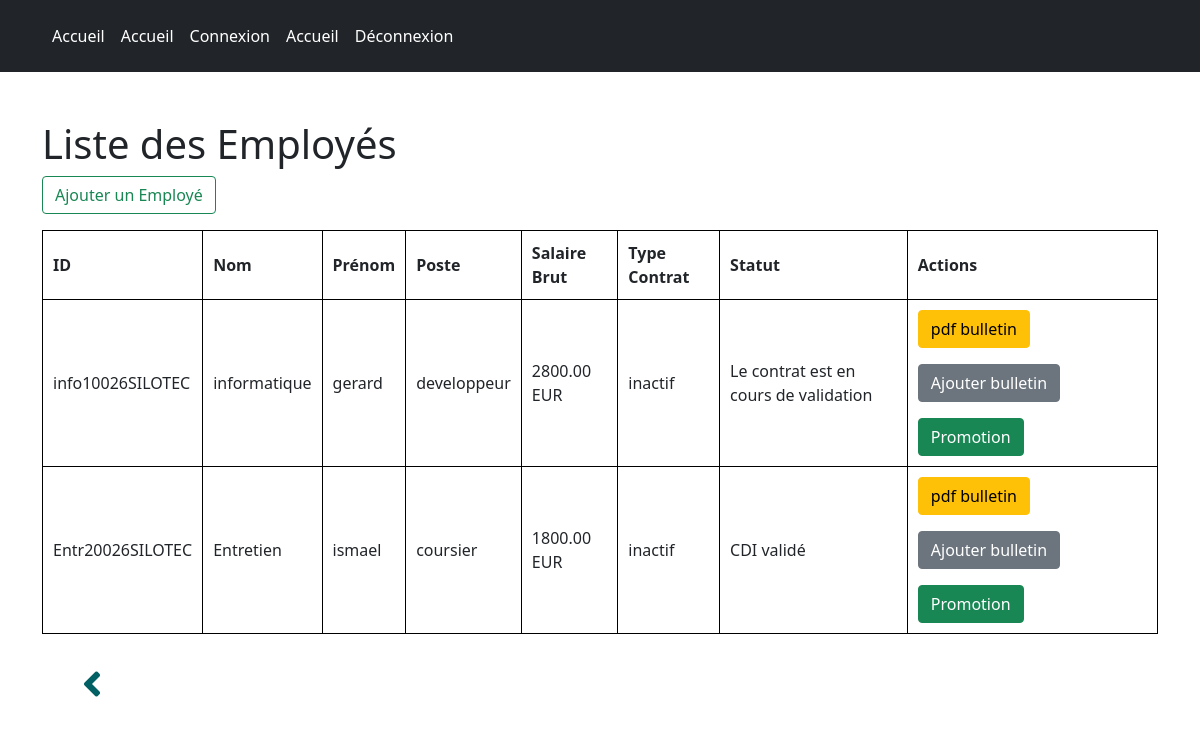
Screenshot of /views/employe/afficher_employes.php (signed in) with the database file from the repository.
### tables this page shows
CREATE TABLE `employes` (
  `id` int NOT NULL,
  `nom` varchar(100) NOT NULL,
  `prenom` varchar(100) NOT NULL,
  `date_naissance` date DEFAULT NULL,
  `poste` varchar(100) DEFAULT NULL,
  `salaire_brut` decimal(10,2) NOT NULL,
  `departement_id` int DEFAULT NULL,
  `date_embauche` date DEFAULT NULL,
  `email` varchar(150) DEFAULT NULL,
  `telephone` varchar(15) DEFAULT NULL,
  `adresse` text,
  `statut` enum('actif','inactif') DEFAULT 'actif',
  `date_creation` timestamp NULL DEFAULT CURRENT_TIMESTAMP,
  `contrat` varchar(100) DEFAULT NULL
);

CREATE TABLE `departements` (
  `id` int NOT NULL,
  `nom` varchar(100) NOT NULL,
  `responsable` varchar(100) DEFAULT NULL,
  `icon` varchar(255) NOT NULL,
  `date_creation` timestamp NULL DEFAULT CURRENT_TIMESTAMP
);

### config/employes.php (called while the page is built, shortened)
<?php
require 'db.php';
function getEmployes() {
    global $pdo;
    $stmt = $pdo->query("SELECT *,departements.id,departements.nom as departement FROM employes INNER JOIN departements ON departements.id=`departement_id` ");
    return $stmt->fetchAll(PDO::FETCH_ASSOC);
}
?>

### views/employe/afficher_employes.php (the view, shortened to what this page needs)
<?php
require '../../config/db.php';
require '../../config/employes.php';
require_once ('../../public/composants/body_header.php');
$employes = getEmployes();
?>
<h1>Liste des Employés</h1>
<a href="ajouter_employe.php" class="btn btn-outline-success mb-3">Ajouter un Employé</a>
<table>
    <thead>
    <tr>
        <th>ID</th>
        <th>Nom</th>
        <th>Prénom</th>
        <th>Poste</th>
        <th>Salaire Brut</th>
        <th>Type Contrat</th>
        <th>Statut</th>
        <th>Actions</th>
    </tr>
    </thead>
    <tbody>
    <?php foreach ($employes as $employe):
        $res = substr($employe["nom"], 0, 4);
        ?>
        <tr>
            <td><?=$res , htmlspecialchars($employe['id']); ?>0026SILOTEC</td>
            <td><?= htmlspecialchars($employe['nom']); ?></td>
            <td><?= htmlspecialchars($employe['prenom']); ?></td>
            <td><?= htmlspecialchars($employe['poste']); ?></td>
            <td><?= htmlspecialchars($employe['salaire_brut']); ?> EUR</td>
            <td><?= htmlspecialchars($employe['statut']); ?> </td>
            <?php
            if ($employe['contrat'] == '') {
                ?>
            <td>Le contrat est en cours de validation</td>
            <?php
            }else{
              ?>
                <td><?= htmlspecialchars($employe['contrat']); ?> validé </td>
            <?php
            }
            ?>
            <td>
                <a href="../bulletin/bulletin_pdf.php?id=<?= $employe['id']; ?>" class="btn btn-warning">pdf bulletin</a>
                <a href="../bulletin/ajouter_bulletin.php?id=<?= $employe['id']; ?>" class="btn btn-secondary my-3">Ajouter bulletin</a>
                <a href="../bulletin/ajouter_historique.php?id=<?= $employe['id']; ?>" class="btn btn-success">Promotion</a>
            </td>
        </tr>
    <?php endforeach; ?>
    </tbody>
</table>
<a onclick="history.back();"  class="mb-5"><i class="fas fa-angle-left arrow fa-3dicon fa-5x"></i></a>
<?php
require_once ('../../public/composants/footer.php');
?>

### public/composants/body_header.php (style rules this page uses)
.arrow { color: #006064; width: 50px; height: 50px; border-radius: 50%; background-color: white; text-align: center; line-height: 50px; font-size: 40px; text-shadow: text-shadow: 0 0 0 #006064;20px 0 0 #006064, 20px 0 0 #006064, 40px 0 0 #006064; transition: 0.6s linear; transform: translate(50%, 50%); cursor: pointer; }

### views/employe/afficher_employes.php (style rules this page uses)
table { width: 100%; border-collapse: collapse; }
table, th, td { border: 1px solid black; }
th, td { padding: 10px; text-align: left; }

### rows the page displays
employes: departement.nom "info", departement "1", departement.nom "informatique", prenom "gerard", poste "developpeur", salaire_brut "2800.00", statut "inactif", contrat "Le contrat est en cours de validation"
employes: departement.nom "Entr", departement "2", departement.nom "Entretien", prenom "ismael", poste "coursier", salaire_brut "1800.00", statut "inactif", contrat "CDI"
